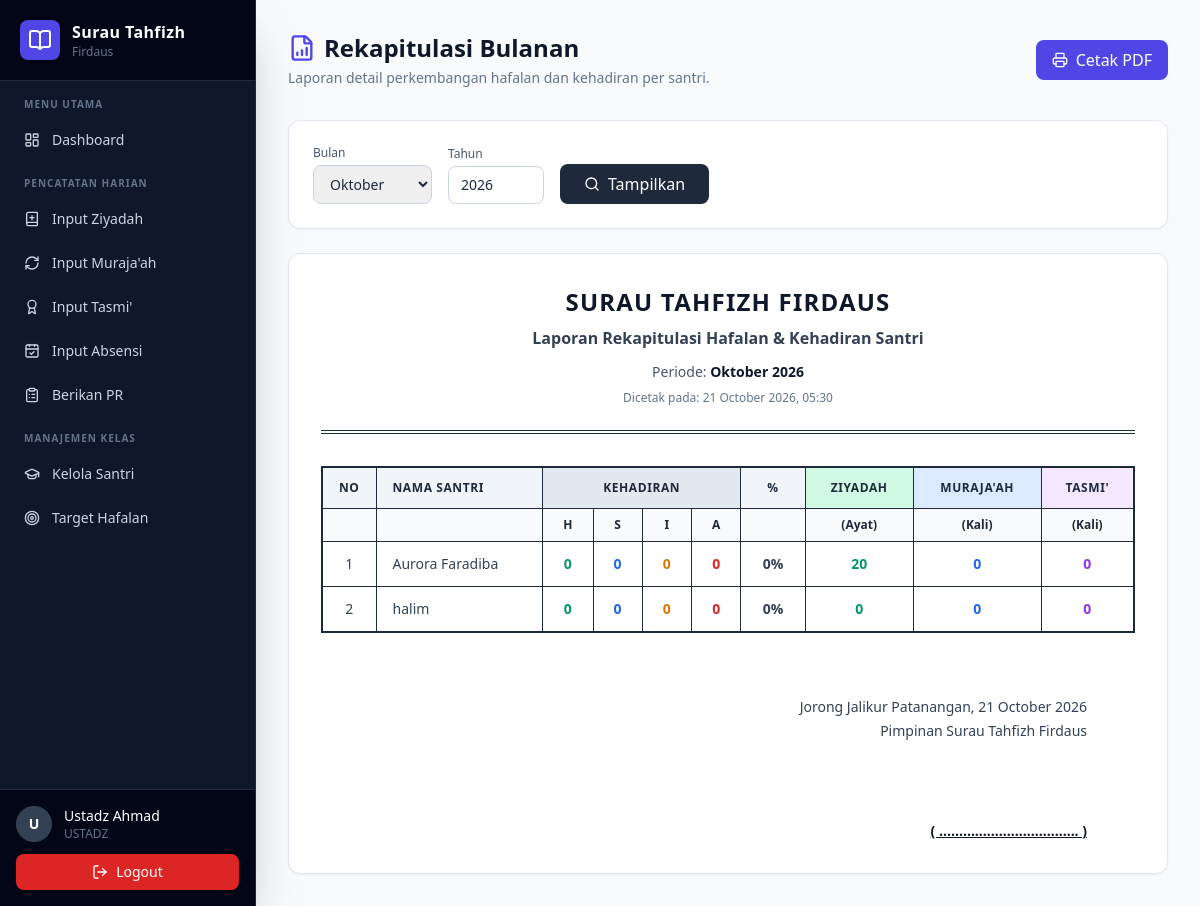
Screenshot of /rekap_bulanan.php (signed in) with the database file from the repository.
### tables this page shows
CREATE TABLE `santri` (
  `id` int(11) NOT NULL,
  `nama` varchar(100) NOT NULL,
  `nis` varchar(20) DEFAULT NULL,
  `jenis_kelamin` enum('L','P') NOT NULL,
  `tanggal_lahir` date DEFAULT NULL,
  `alamat` text DEFAULT NULL,
  `nama_ortu` varchar(100) DEFAULT NULL,
  `no_hp_ortu` varchar(20) DEFAULT NULL,
  `id_user_ortu` int(11) DEFAULT NULL,
  `id_halaqah` int(11) DEFAULT NULL,
  `id_ustadz` int(11) DEFAULT NULL,
  `created_at` timestamp NULL DEFAULT current_timestamp()
);

### rekap_bulanan.php (the view, shortened to what this page needs)
<?php
require 'config/database.php';
$bulan_dipilih = isset($_GET['bulan']) ? $_GET['bulan'] : date('m');
$tahun_dipilih = isset($_GET['tahun']) ? $_GET['tahun'] : date('Y');
$periode = $tahun_dipilih . '-' . $bulan_dipilih;
$nama_bulan = ['01' => 'Januari', '02' => 'Februari', '03' => 'Maret', '04' => 'April', '05' => 'Mei', '06' => 'Juni', '07' => 'Juli', '08' => 'Agustus', '09' => 'September', '10' => 'Oktober', '11' => 'November', '12' => 'Desember'];
$total_hari_kerja = 26;
$sql_santri = "SELECT s.id, s.nama, s.nis,
              COALESCE(SUM(CASE WHEN h.jenis = 'ziyadah' THEN h.jumlah_ayat ELSE 0 END), 0) as total_ayat,
              COALESCE(SUM(CASE WHEN h.jenis = 'murajaah' THEN 1 ELSE 0 END), 0) as total_murajaah,
              COALESCE(SUM(CASE WHEN h.jenis = 'tasmi' THEN 1 ELSE 0 END), 0) as total_tasmi,
              COALESCE(SUM(CASE WHEN k.status = 'H' THEN 1 ELSE 0 END), 0) as hadir,
              COALESCE(SUM(CASE WHEN k.status = 'S' THEN 1 ELSE 0 END), 0) as sakit,
              COALESCE(SUM(CASE WHEN k.status = 'I' THEN 1 ELSE 0 END), 0) as izin,
              COALESCE(SUM(CASE WHEN k.status = 'A' THEN 1 ELSE 0 END), 0) as alpa
              FROM santri s
              LEFT JOIN hafalan h ON s.id = h.id_santri AND DATE_FORMAT(h.tanggal, '%Y-%m') = '$periode'
              LEFT JOIN kehadiran k ON s.id = k.id_santri AND DATE_FORMAT(k.tanggal, '%Y-%m') = '$periode'
              GROUP BY s.id
              ORDER BY s.nama ASC";
$data_santri = mysqli_fetch_all(mysqli_query($conn, $sql_santri), MYSQLI_ASSOC);
?>
<!DOCTYPE html>
<html lang="id">
<head>
    <script src="https://cdn.tailwindcss.com"></script>
</head>
<body class="bg-slate-50 font-sans text-slate-800">
    <?php include 'includes/sidebar.php'; ?>
    <div class="ml-64 p-8">
        <div class="flex justify-between items-center mb-8 no-print">
            <div>
                <h1 class="text-2xl font-bold text-slate-900 flex items-center gap-2">
                    <i data-lucide="file-bar-chart" class="w-7 h-7 text-indigo-600"></i> Rekapitulasi Bulanan
                </h1>
                <p class="text-sm text-slate-500 mt-1">Laporan detail perkembangan hafalan dan kehadiran per santri.</p>
            </div>
            <button onclick="window.print()" class="bg-indigo-600 hover:bg-indigo-700 text-white font-medium py-2 px-4 rounded-lg transition flex items-center gap-2">
                <i data-lucide="printer" class="w-4 h-4"></i> Cetak PDF
            </button>
        </div>
        <div class="bg-white border border-slate-200 rounded-xl shadow-sm p-6 mb-6 no-print">
            <form action="rekap_bulanan.php" method="GET" class="flex flex-wrap gap-4 items-end">
                <div>
                    <label class="block text-xs font-medium text-slate-600 mb-1">Bulan</label>
                    <select name="bulan" class="px-3 py-2 border border-slate-300 rounded-lg text-sm focus:ring-2 focus:ring-indigo-500 outline-none">
                        <?php foreach ($nama_bulan as $num => $name): ?>
                            <option value="<?= $num ?>" <?= $num == $bulan_dipilih ? 'selected' : '' ?>><?= $name ?></option>
                        <?php endforeach; ?>
                    </select>
                </div>
                <div>
                    <label class="block text-xs font-medium text-slate-600 mb-1">Tahun</label>
                    <input type="number" name="tahun" value="<?= $tahun_dipilih ?>" min="2024" max="2030" class="px-3 py-2 border border-slate-300 rounded-lg text-sm focus:ring-2 focus:ring-indigo-500 outline-none w-24">
                </div>
                <button type="submit" class="bg-slate-800 hover:bg-slate-900 text-white font-medium py-2 px-6 rounded-lg transition flex items-center gap-2">
                    <i data-lucide="search" class="w-4 h-4"></i> Tampilkan
                </button>
            </form>
        </div>
        <div class="bg-white border border-slate-200 rounded-xl shadow-sm p-8">
            <div class="kop-surat text-center mb-8 pb-6 border-b-4 border-double border-slate-800">
                <h2 class="text-2xl font-bold text-slate-900 tracking-wider">SURAU TAHFIZH FIRDAUS</h2>
                <h3 class="text-base font-semibold text-slate-700 mt-2">Laporan Rekapitulasi Hafalan & Kehadiran Santri</h3>
                <p class="text-sm text-slate-600 mt-3">Periode: <b class="text-slate-900"><?= $nama_bulan[$bulan_dipilih] ?> <?= $tahun_dipilih ?></b></p>
                <p class="text-xs text-slate-500 mt-2">Dicetak pada: <?= date('d F Y, H:i') ?></p>
            </div>
            <div class="overflow-x-auto">
                <table class="tabel-rekap w-full text-left border-collapse border-2 border-slate-800">
                    <thead>
                        <tr class="bg-slate-100">
                            <th class="py-3 px-4 border border-slate-800 text-center font-semibold text-xs uppercase tracking-wider w-10">No</th>
                            <th class="py-3 px-4 border border-slate-800 font-semibold text-xs uppercase tracking-wider">Nama Santri</th>
                            <th colspan="4" class="py-3 px-4 border border-slate-800 text-center font-semibold text-xs uppercase tracking-wider bg-slate-200">Kehadiran</th>
                            <th class="py-3 px-4 border border-slate-800 text-center font-semibold text-xs uppercase tracking-wider">%</th>
                            <th class="py-3 px-4 border border-slate-800 text-center font-semibold text-xs uppercase tracking-wider bg-emerald-100">Ziyadah</th>
                            <th class="py-3 px-4 border border-slate-800 text-center font-semibold text-xs uppercase tracking-wider bg-blue-100">Muraja'ah</th>
                            <th class="py-3 px-4 border border-slate-800 text-center font-semibold text-xs uppercase tracking-wider bg-purple-100">Tasmi'</th>
                        </tr>
                        <tr class="bg-slate-50">
                            <th class="py-2 px-4 border border-slate-800"></th>
                            <th class="py-2 px-4 border border-slate-800"></th>
                            <th class="py-2 px-4 border border-slate-800 text-center font-semibold text-xs">H</th>
                            <th class="py-2 px-4 border border-slate-800 text-center font-semibold text-xs">S</th>
                            <th class="py-2 px-4 border border-slate-800 text-center font-semibold text-xs">I</th>
                            <th class="py-2 px-4 border border-slate-800 text-center font-semibold text-xs">A</th>
                            <th class="py-2 px-4 border border-slate-800"></th>
                            <th class="py-2 px-4 border border-slate-800 text-center font-semibold text-xs">(Ayat)</th>
                            <th class="py-2 px-4 border border-slate-800 text-center font-semibold text-xs">(Kali)</th>
                            <th class="py-2 px-4 border border-slate-800 text-center font-semibold text-xs">(Kali)</th>
                        </tr>
                    </thead>
                    <tbody class="text-sm text-slate-700">
                        <?php if (empty($data_santri)): ?>
                            <tr>
                                <td colspan="10" class="py-8 text-center text-slate-400 border border-slate-800">Tidak ada data santri untuk periode ini.</td>
                            </tr>
                        <?php else: ?>
                            <?php $no = 1; foreach ($data_santri as $santri):
                                $persentase_kehadiran = $total_hari_kerja > 0 ? round(($santri['hadir'] / $total_hari_kerja) * 100) : 0;
                            ?>
                                <tr class="hover:bg-slate-50">
                                    <td class="py-3 px-4 border border-slate-800 text-center font-medium"><?= $no ?></td>
                                    <td class="py-3 px-4 border border-slate-800 nama-santri"><?= htmlspecialchars($santri['nama']) ?></td>
                                    <td class="py-3 px-4 border border-slate-800 text-center font-semibold text-emerald-600"><?= $santri['hadir'] ?></td>
                                    <td class="py-3 px-4 border border-slate-800 text-center font-semibold text-blue-600"><?= $santri['sakit'] ?></td>
                                    <td class="py-3 px-4 border border-slate-800 text-center font-semibold text-amber-600"><?= $santri['izin'] ?></td>
                                    <td class="py-3 px-4 border border-slate-800 text-center font-semibold text-red-600"><?= $santri['alpa'] ?></td>
                                    <td class="py-3 px-4 border border-slate-800 text-center font-bold"><?= $persentase_kehadiran ?>%</td>
                                    <td class="py-3 px-4 border border-slate-800 text-center font-semibold text-emerald-600"><?= $santri['total_ayat'] ?></td>
                                    <td class="py-3 px-4 border border-slate-800 text-center font-semibold text-blue-600"><?= $santri['total_murajaah'] ?></td>
                                    <td class="py-3 px-4 border border-slate-800 text-center font-semibold text-purple-600"><?= $santri['total_tasmi'] ?></td>
                                </tr>
                            <?php $no++; endforeach; ?>
                        <?php endif; ?>
                    </tbody>
                </table>
            </div>
            <div class="tanda-tangan mt-16 text-right pr-12">
                <p class="text-sm text-slate-700 mb-1">Jorong Jalikur Patanangan, <?= date('d F Y') ?></p>
                <p class="text-sm text-slate-700 mb-20">Pimpinan Surau Tahfizh Firdaus</p>
                <p class="text-sm text-slate-900 font-bold underline">( ................................... )</p>
            </div>
        </div>
    </div>
</body>
</html>

### rekap_bulanan.php (style rules this page uses)
body { font-family: 'Inter', sans-serif; }

### rows the page displays
santri: nama "Aurora Faradiba", hadir "0", sakit "0", izin "0", alpa "0", persentase_kehadiran "0", total_ayat "20", total_murajaah "0", total_tasmi "0"
santri: nama "halim", hadir "0", sakit "0", izin "0", alpa "0", persentase_kehadiran "0", total_ayat "0", total_murajaah "0", total_tasmi "0"

### other values shown
substr($nama, 0, 1) "U"
$nama "Ustadz Ahmad"
$role "USTADZ"
$nama_bulan[$bulan_dipilih] "Oktober"
$tahun_dipilih "2026"
form field bulan "Oktober"
